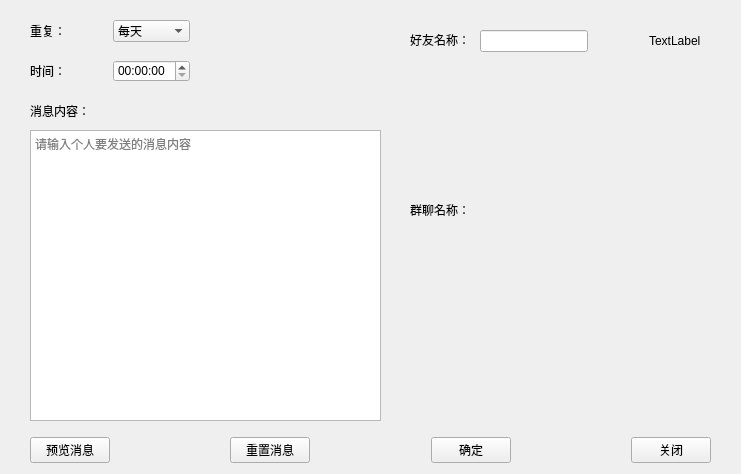
<?xml version="1.0" encoding="UTF-8"?>
<ui version="4.0">
 <author>walt</author>
 <class>messagebox_free</class>
 <widget class="QWidget" name="messagebox_free">
  <property name="geometry">
   <rect>
    <x>0</x>
    <y>0</y>
    <width>741</width>
    <height>474</height>
   </rect>
  </property>
  <property name="windowTitle">
   <string>消息详情</string>
  </property>
  <property name="autoFillBackground">
   <bool>false</bool>
  </property>
  <widget class="QWidget" name="horizontalLayoutWidget">
   <property name="geometry">
    <rect>
     <x>30</x>
     <y>20</y>
     <width>160</width>
     <height>22</height>
    </rect>
   </property>
   <layout class="QHBoxLayout" name="horizontalLayout">
    <item>
     <widget class="QLabel" name="label_Repeat">
      <property name="text">
       <string>重复：</string>
      </property>
      <property name="buddy">
       <cstring>comboBox_Repeat</cstring>
      </property>
     </widget>
    </item>
    <item>
     <widget class="QComboBox" name="comboBox_Repeat">
      <property name="mouseTracking">
       <bool>false</bool>
      </property>
      <property name="toolTip">
       <string>选择消息发送的频率</string>
      </property>
      <property name="layoutDirection">
       <enum>Qt::LeftToRight</enum>
      </property>
      <item>
       <property name="text">
        <string>每天</string>
       </property>
      </item>
      <item>
       <property name="text">
        <string>星期一</string>
       </property>
      </item>
      <item>
       <property name="text">
        <string>星期二</string>
       </property>
      </item>
      <item>
       <property name="text">
        <string>星期三</string>
       </property>
      </item>
      <item>
       <property name="text">
        <string>星期四</string>
       </property>
      </item>
      <item>
       <property name="text">
        <string>星期五</string>
       </property>
      </item>
      <item>
       <property name="text">
        <string>星期六</string>
       </property>
      </item>
      <item>
       <property name="text">
        <string>星期日</string>
       </property>
      </item>
     </widget>
    </item>
   </layout>
  </widget>
  <widget class="QWidget" name="horizontalLayoutWidget_2">
   <property name="geometry">
    <rect>
     <x>30</x>
     <y>60</y>
     <width>160</width>
     <height>22</height>
    </rect>
   </property>
   <layout class="QHBoxLayout" name="horizontalLayout_2">
    <item>
     <widget class="QLabel" name="label_Sendtime">
      <property name="text">
       <string>时间：</string>
      </property>
      <property name="buddy">
       <cstring>timeEdit_Sendtime</cstring>
      </property>
     </widget>
    </item>
    <item>
     <widget class="QTimeEdit" name="timeEdit_Sendtime">
      <property name="toolTip">
       <string>设置消息发送的时间</string>
      </property>
      <property name="statusTip">
       <string>设置消息发送的时间</string>
      </property>
     </widget>
    </item>
   </layout>
  </widget>
  <widget class="QWidget" name="horizontalLayoutWidget_3">
   <property name="geometry">
    <rect>
     <x>30</x>
     <y>100</y>
     <width>160</width>
     <height>21</height>
    </rect>
   </property>
   <layout class="QHBoxLayout" name="horizontalLayout_3">
    <item>
     <widget class="QLabel" name="label_Msgcontent">
      <property name="text">
       <string>消息内容：</string>
      </property>
     </widget>
    </item>
   </layout>
  </widget>
  <widget class="QTextEdit" name="textEdit_geren">
   <property name="geometry">
    <rect>
     <x>30</x>
     <y>130</y>
     <width>351</width>
     <height>291</height>
    </rect>
   </property>
   <property name="placeholderText">
    <string>请输入个人要发送的消息内容</string>
   </property>
  </widget>
  <widget class="QWidget" name="verticalLayoutWidget">
   <property name="geometry">
    <rect>
     <x>30</x>
     <y>430</y>
     <width>681</width>
     <height>41</height>
    </rect>
   </property>
   <layout class="QHBoxLayout" name="horizontalLayout_8">
    <item>
     <widget class="QPushButton" name="pushButton_Preview">
      <property name="text">
       <string>预览消息</string>
      </property>
     </widget>
    </item>
    <item>
     <spacer name="horizontalSpacer">
      <property name="orientation">
       <enum>Qt::Horizontal</enum>
      </property>
      <property name="sizeHint" stdset="0">
       <size>
        <width>40</width>
        <height>20</height>
       </size>
      </property>
     </spacer>
    </item>
    <item>
     <widget class="QPushButton" name="pushButton_Reset">
      <property name="text">
       <string>重置消息</string>
      </property>
     </widget>
    </item>
    <item>
     <spacer name="horizontalSpacer_5">
      <property name="orientation">
       <enum>Qt::Horizontal</enum>
      </property>
      <property name="sizeHint" stdset="0">
       <size>
        <width>40</width>
        <height>20</height>
       </size>
      </property>
     </spacer>
    </item>
    <item>
     <widget class="QPushButton" name="pushButton_Determine">
      <property name="text">
       <string>确定</string>
      </property>
     </widget>
    </item>
    <item>
     <spacer name="horizontalSpacer_6">
      <property name="orientation">
       <enum>Qt::Horizontal</enum>
      </property>
      <property name="sizeHint" stdset="0">
       <size>
        <width>40</width>
        <height>20</height>
       </size>
      </property>
     </spacer>
    </item>
    <item>
     <widget class="QPushButton" name="pushButton_Close">
      <property name="text">
       <string>关闭</string>
      </property>
     </widget>
    </item>
   </layout>
  </widget>
  <widget class="QLabel" name="label_8">
   <property name="geometry">
    <rect>
     <x>410</x>
     <y>30</y>
     <width>61</width>
     <height>20</height>
    </rect>
   </property>
   <property name="text">
    <string>好友名称：</string>
   </property>
  </widget>
  <widget class="QLabel" name="label_9">
   <property name="geometry">
    <rect>
     <x>410</x>
     <y>200</y>
     <width>61</width>
     <height>20</height>
    </rect>
   </property>
   <property name="text">
    <string>群聊名称：</string>
   </property>
  </widget>
  <widget class="QWidget" name="horizontalLayoutWidget_8">
   <property name="geometry">
    <rect>
     <x>480</x>
     <y>30</y>
     <width>221</width>
     <height>22</height>
    </rect>
   </property>
   <layout class="QHBoxLayout" name="horizontalLayout_9">
    <item>
     <widget class="QLineEdit" name="lineEdit_4"/>
    </item>
    <item>
     <spacer name="horizontalSpacer_7">
      <property name="orientation">
       <enum>Qt::Horizontal</enum>
      </property>
      <property name="sizeHint" stdset="0">
       <size>
        <width>40</width>
        <height>20</height>
       </size>
      </property>
     </spacer>
    </item>
    <item>
     <widget class="QLabel" name="label_10">
      <property name="text">
       <string>TextLabel</string>
      </property>
     </widget>
    </item>
   </layout>
  </widget>
 </widget>
 <resources/>
 <connections>
  <connection>
   <sender>pushButton_Close</sender>
   <signal>clicked()</signal>
   <receiver>messagebox_free</receiver>
   <slot>close()</slot>
   <hints>
    <hint type="sourcelabel">
     <x>672</x>
     <y>450</y>
    </hint>
    <hint type="destinationlabel">
     <x>370</x>
     <y>236</y>
    </hint>
   </hints>
  </connection>
 </connections>
</ui>
